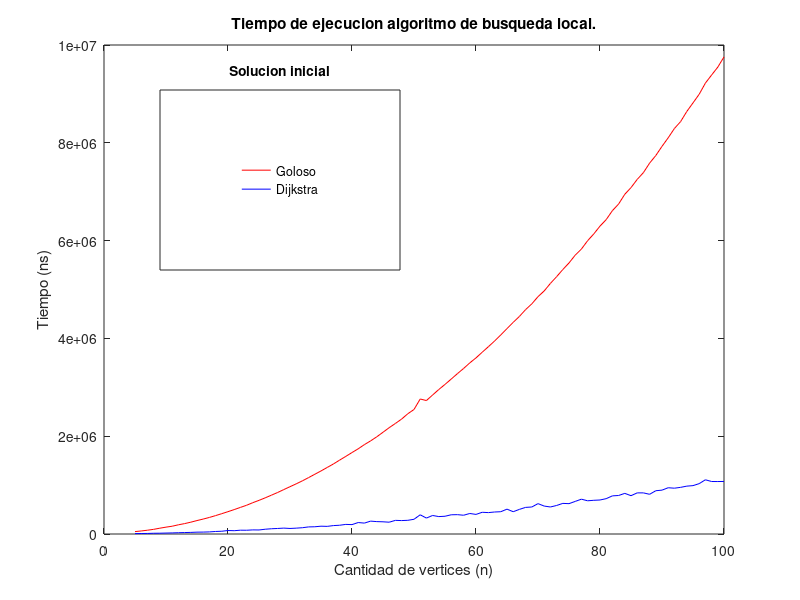

Source code (MATLAB):
function graficar_exacto_tiempo()

  close all;

datos_m_gol = [5 49179
6 62193
7 77388
8 95166
9 118722
10 140348
11 159194
12 188171
13 212751
14 241749
15 275004
16 305531
17 338887
18 376313
19 415972
20 456898
21 499309
22 543959
23 587802
24 640589
25 688107
26 739518
27 793748
28 848643
29 908613
30 967435
31 1025835
32 1087215
33 1153749
34 1221425
35 1289392
36 1360746
37 1432090
38 1510733
39 1587232
40 1665853
41 1742289
42 1827926
43 1904098
44 1988160
45 2080682
46 2174679
47 2260702
48 2349951
49 2459142
50 2546084
51 2760825
52 2729018
53 2842525
54 2954982
55 3059098
56 3168265
57 3279045
58 3385278
59 3499466
60 3601498
61 3717011
62 3830612
63 3946920
64 4071640
65 4200551
66 4328068
67 4449318
68 4588891
69 4706304
70 4853544
71 4970838
72 5124446
73 5261899
74 5407913
75 5542808
76 5702404
77 5826840
78 5997219
79 6137325
80 6296295
81 6429332
82 6612549
83 6747916
84 6947790
85 7083588
86 7251420
87 7390083
88 7584398
89 7740081
90 7927208
91 8102743
92 8292353
93 8433529
94 8640585
95 8816097
96 8993420
97 9221146
98 9386356
99 9547611
100 9757013
]; 
datos_m_dij = [5 8532
6 9979
7 11433
8 15132
9 16324
10 19428
11 22191
12 26351
13 29678
14 32847
15 37928
16 39146
17 43047
18 51747
19 56373
20 71496
21 67604
22 77835
23 76849
24 84013
25 82398
26 97612
27 107457
28 113149
29 120617
30 113345
31 119706
32 128605
33 145112
34 148098
35 159776
36 156086
37 172080
38 179088
39 196377
40 191976
41 234490
42 222986
43 263333
44 253444
45 249558
46 241370
47 278977
48 274667
49 280036
50 301067
51 392795
52 325809
53 378843
54 356274
55 363045
56 393046
57 395751
58 383790
59 419651
60 400647
61 444284
62 437589
63 450001
64 455767
65 508468
66 455763
67 503616
68 544286
69 552152
70 621145
71 571236
72 552580
73 583274
74 626039
75 620678
76 666585
77 712204
78 679337
79 689286
80 695512
81 722887
82 779997
83 787550
84 830987
85 783597
86 841035
87 840978
88 811941
89 885096
90 897044
91 946171
92 936884
93 954110
94 978966
95 989265
96 1030147
97 1108688
98 1073569
99 1072861
100 1074539
]; 


  figure;
  plot(datos_m_gol(:,1), datos_m_gol(:,2), 'r');
  hold on;
  plot(datos_m_dij(:,1), datos_m_dij(:,2), 'b');
  title('Tiempo de ejecucion algoritmo de busqueda local.');
  xlabel('Cantidad de vertices (n)');
  ylabel('Tiempo (ns)');
  hleg = legend({'Goloso', 'Dijkstra'});
  set(hleg, 'Position', [0.2 0.55 0.3 0.3]);
  set(get(hleg,'Title'),'String','Solucion inicial');
  saveas(gca, ['../graficos/busq_local_tiempo.eps'],'epsc');
%   
%   figure;
%   semilogy(datos_m_0_5(:,1), datos_m_0_5(:,2), 'Color', cc(1,:));
%   hold on;
%   semilogy(datos_m_0_8(:,1), datos_m_0_8(:,2), 'Color', cc(2,:));
%   semilogy(datos_m_1(:,1), datos_m_1(:,2), 'Color', cc(3,:));
%   title('Tiempo de ejecucion algoritmo exacto. Escala logaritmica');
%   xlabel('Cantidad de vertices (n)');
%   ylabel('Tiempo (ns)');
%   hleg = legend({'50%', '80%', '100%'});
%   set(hleg, 'Position', [0.2 0.55 0.3 0.3]);
%   set(get(hleg,'Title'),'String','# aristas / # aristas Kn');
%   saveas(gca, ['../graficos/exacto_tiempo_log.eps'],'epsc');
%%
  datos_m_1 = [5 45806
6 26001
7 41114
8 54607
9 77432
10 110316
11 141976
12 164472
13 192901
14 181451
15 141966
16 158105
17 253415
18 399629
19 273453
20 190123
21 327673
22 502661
23 484188
24 550658
25 551715
26 510646
27 353781
28 501151
29 630143
30 727633
31 525171
32 386552
33 720868
34 165543
35 723407
36 388159
37 797409
38 1593140
39 1173210
40 469684
41 1486596
42 1451548
43 1583130
44 2056881
45 1769942
46 732380
47 1048046
48 1591060
49 1044918
50 1677961
51 1238419
52 342689
53 430700
54 2981822
55 1123877
56 2210161
57 1831081
58 1308894
59 2106137
60 2297942
61 3146572
62 1756347
63 2618494
64 3455084
65 4009238
66 3097072
67 3896601
68 704033
69 523623
70 449734
71 4138737
72 2313603
73 4996156
74 2936469
75 2838652
76 2221403
77 3392073
78 4177532
79 4666266
80 4147793
81 6660510
82 1872341
83 6935812
84 2887057
85 5552527
86 1816346
87 7044750
88 1085999
89 902180
90 3873660
91 6383995
92 2548556
93 866661
94 3776349
95 6803079
96 7187546
97 4837991
98 2700192
99 8146311
100 8085914];

  datos_m_0_8 = [5 36447
6 44224
7 67063
8 73944
9 74874
10 58215
11 136645
12 69665
13 97181
14 246043
15 278743
16 225962
17 326990
18 135703
19 291385
20 130235
21 326057
22 56829
23 168020
24 312931
25 381332
26 370262
27 613186
28 488758
29 330231
30 670332
31 684511
32 556730
33 269273
34 144666
35 1135052
36 950394
37 653679
38 585333
39 1399689
40 978353
41 247091
42 184191
43 551810
44 925001
45 570087
46 1099913
47 1527724
48 1923947
49 1881874
50 2074830
51 1055938
52 2280018
53 2221194
54 1112118
55 1570478
56 1432601
57 2188973
58 1501287
59 3290657
60 2275895
61 2996330
62 2418998
63 2102686
64 2304640
65 3814870
66 2703483
67 1797247
68 3805026
69 3276494
70 366335
71 685950
72 1982608
73 2290102
74 3709439
75 2037458
76 716366
77 4523978
78 3904857
79 3358031
80 4509625
81 5574636
82 352907
83 2604014
84 2939993
85 5211883
86 2927251
87 4938913
88 1859812
89 6822380
90 5799253
91 7223606
92 323898
93 2058921
94 3737813
95 6910794
96 1208825
97 6982981
98 2239237
99 3567646
100 5022403];

  datos_m_0_5 = [5 37019
6 52277
7 41593
8 45269
9 94881
10 92445
11 145503
12 115966
13 181186
14 88694
15 217220
16 209388
17 253977
18 212981
19 299993
20 271080
21 225315
22 226413
23 275624
24 391639
25 198219
26 479315
27 295153
28 371649
29 212808
30 724409
31 146376
32 851407
33 870285
34 105497
35 818274
36 535662
37 1033990
38 880765
39 237215
40 1035647
41 476158
42 1222931
43 1289672
44 905779
45 529828
46 1355728
47 1290798
48 617030
49 914586
50 1429333
51 1024217
52 1823480
53 1431077
54 1632979
55 614162
56 258001
57 1736969
58 1323947
59 1712947
60 1693139
61 951351
62 2896069
63 3163780
64 2765076
65 1893076
66 2479377
67 1884312
68 3246971
69 985101
70 2145778
71 3712229
72 2067432
73 220368
74 652833
75 810659
76 2905286
77 3153862
78 4254960
79 3853249
80 781493
81 414097
82 4009993
83 3537616
84 3771542
85 2692745
86 2768706
87 3677434
88 2298099
89 4755050
90 755666
91 3915334
92 4984922
93 1946896
94 4758369
95 3774294
96 6433743
97 3913684
98 6162939
99 4024135
100 5161845];
%%




end